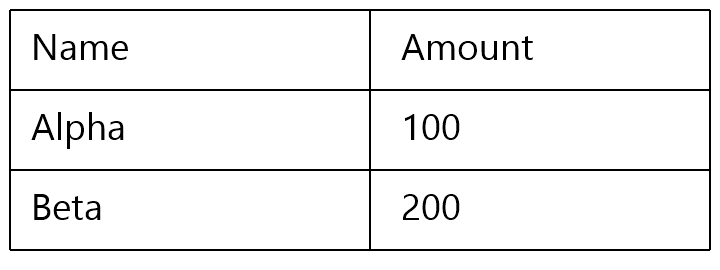
#> input picture tests/fixtures/basic.png, 720 x 270 px
$ python -i ocr.py   (imports and definitions only)
#> lines starting #> are read from the running program, lines starting #| are printed output that depends on the picture; after the words box and inside, x2 and y2 are one past the last pixel; in counts of white or black regions, pixels touching at a corner belong together
### src/utils.py
# utils.py

import sys
import os
import ctypes
import logging
import subprocess

def resource_path(relative_path):
    """ 获取资源的绝对路径，适用于开发环境和PyInstaller打包环境 """
    if hasattr(sys, 'frozen') and hasattr(sys, '_MEIPASS'):
        # PyInstaller 创建一个临时文件夹，并将路径存储在 _MEIPASS 中
        base_path = sys._MEIPASS
        logging.debug(f"Resource Path: frozen mode, base_path={base_path}") # Added logging
    else:
        # 未打包状态，使用主脚本的目录
        base_path = os.path.dirname(os.path.abspath(sys.argv[0]))
        logging.debug(f"Resource Path: script mode, base_path={base_path}") # Added logging
    full_path = os.path.join(base_path, relative_path)
    logging.debug(f"Resource Path: relative_path='{relative_path}', full_path='{full_path}'") # Added logging
    return full_path

# [43 lines left out: functions disable_dpi_scaling, trim_working_set, run_as_admin, not called in this run]

### src/ocr.py
import os
import logging
import ctypes
from ctypes import (
    Structure,
    POINTER,
    c_char_p,
    c_uint32,
    c_uint64,
    c_float,
    c_void_p,
    c_ubyte,
    byref,
    addressof,
    string_at,
    sizeof,
    memmove,
)
import requests
import base64
import time
import threading
import atexit
from .utils import resource_path

# 尝试导入 Pillow 库
try:
    from PIL import Image
except ImportError:
    logging.error("未找到 Pillow 库，OneOCR 功能将不可用")
    Image = None

# 表格识别重量级依赖（numpy/scipy/cv2/sklearn）延迟加载
# 这些库在 PyInstaller 打包后导入耗时较长，延迟到首次表格识别时才加载
np = None
hcluster = None
minimum_filter1d = None
cv2 = None
_DBSCAN = None
_HAS_TABLE_DEPS = None  # None=未检测, True/False=检测结果
_HAS_DBSCAN = None
_table_deps_init_lock = threading.Lock()


# [41 lines left out: function _ensure_table_deps, not called in this run]

# 定义固定的路径常量
ONEOCR_DLL_PATH = resource_path(os.path.join("resources", "oneocr", "oneocr.dll"))
ONNXRUNTIME_DLL_PATH = resource_path(os.path.join("resources", "oneocr", "onnxruntime.dll"))
ONEOCR_MODEL_PATH = resource_path(os.path.join("resources", "oneocr", "oneocr.onemodel"))

# OneOCR 许可证密钥
OCR_LICENSE_KEY = "kj)TGtrK>f]b[Piow.gU+nC@s\"\"\"\"\"\"4"

# --- C 类型定义 (用于 oneocr.dll) ---

class Point(Structure):
    """坐标点结构体"""
    _fields_ = [("x", c_float), ("y", c_float)]

class BoundingBox(Structure):
    """文本行边界框结构体"""
    _fields_ = [
        ("TopLeft", Point),
        ("TopRight", Point),
        ("BottomRight", Point),
        ("BottomLeft", Point),
    ]

class ImageInfo(Structure):
    """对应 C++ 中的 ImageInfo 结构体"""
    _fields_ = [
        ("type", c_uint32),
        ("width", c_uint32),
        ("height", c_uint32),
        ("stride", c_uint64),
        ("dataPointer", c_uint64),
    ]

# 定义各种句柄类型
OCRInitOptionsHandle = c_void_p
OCRPipelineHandle = c_void_p
OCRProcessOptionsHandle = c_void_p
OCRResultHandle = c_void_p
OCRLineHandle = c_void_p
LPCCH = c_char_p

# 全局变量用于缓存Access Token和过期时间（线程安全）
_token_cache_lock = threading.Lock()
access_token_cache = {
    'token': None,
    'expires_at': 0
}

# OneOCR 全局实例和初始化状态
_oneocr_instance = None
oneocr_initialized = False
oneocr_init_lock = threading.Lock()

# SSL 验证配置（生产环境必须启用）
SSL_VERIFY = True

# HTTP 会话（连接池复用）
_http_session = None
_http_session_lock = threading.Lock()


# [46 lines left out: functions _get_http_session, clear_sensitive_cache, not called in this run]


# 注册 atexit 钩子，确保程序退出时清理资源
# [1 line not run here, left out]


class OneOCR:
    """
    封装了 oneocr.dll 功能的类，用于执行 OCR 识别。
    线程安全：recognize() 方法使用锁保护。
    """
    # [548 lines left out: functions __init__, _validate_paths, _define_function_signatures, _initialize_ocr_engine, recognize, _get_text_from_result and 11 more, not called in this run]


def _deskew_image(gray):
    """使用 Hough 线检测进行倾斜校正（需要 cv2）"""
    if cv2 is None:
        return gray
    try:
        edges = cv2.Canny(gray, 50, 150, apertureSize=3)
        lines = cv2.HoughLines(edges, 1, np.pi / 180,
                               threshold=min(gray.shape) // 4)
        if lines is None or len(lines) == 0:
            return gray

        angles = []
        for line in lines:
            theta = line[0][1]
            deg = np.degrees(theta) - 90
            if abs(deg) < 15:
                angles.append(deg)

        if not angles:
            return gray

        # 使用中位数 + MAD 过滤异常角度
        median_angle = np.median(angles)
        mad = np.median(np.abs(np.array(angles) - median_angle))
        if mad > 0:
            filtered = [a for a in angles if abs(a - median_angle) < 3 * mad]
            if filtered:
                median_angle = np.median(filtered)

        if abs(median_angle) < 1.5:
            return gray

        H, W = gray.shape
        center = (W // 2, H // 2)
        M = cv2.getRotationMatrix2D(center, median_angle, 1.0)
        return cv2.warpAffine(gray, M, (W, H), flags=cv2.INTER_LINEAR,
                              borderMode=cv2.BORDER_REPLICATE)
    except Exception:
        return gray


# [660 lines left out: functions _detect_table_grid_cv2, _detect_table_grid_numpy, _detect_table_grid, _find_gap_threshold, _detect_column_splits, _detect_row_splits and 4 more, not called in this run]


# ==================== 腾讯云 OCR API ====================

# 使用公共腾讯云工具模块
from .tencent_utils import tencent_api_request as _tencent_api_request


# [94 lines left out: function use_tencent_ocr, not called in this run]

>>> import cv2
>>> picture = cv2.imread('../tests/fixtures/basic.png', cv2.IMREAD_GRAYSCALE)
#> picture is the input picture: shape (270, 720); min 0, max 255, mean 240.9
>>> result = _deskew_image(picture)
#> in _deskew_image, `edges = cv2.Canny(gray, 50, 150, apertureSize=3)`:
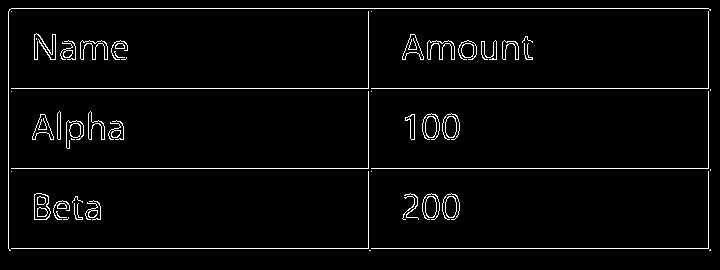
#> edges: shape (270, 720); 3.2% white in thin lines or dots, all inside (x1, y1, x2, y2) = (8, 8, 711, 251)
